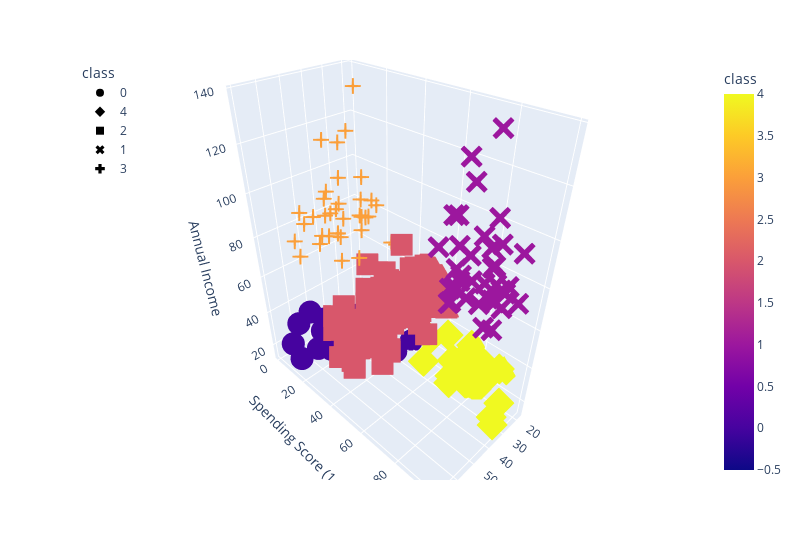

Write notebook code for a chart like this one.
### Code cell
# Plot the 3D-scatter with x="Annual Income", y="Spending Score (1-100)" and z="Age"
fig = px.scatter_3d(
    five_clusters,
    x="Age",
    y="Spending Score (1-100)",
    z="Annual Income",
    color="class",
    symbol="class",
    width=800,
)
fig.update_layout(legend=dict(x=0, y=1))
fig.show()

### Figure 1 — Plotly figure (JSON) as saved in the notebook; plotly's stock layout.template omitted (floating-point values rounded to 4 significant figures)
{"data": [{"hovertemplate": "class=%{marker.color}<br>Age=%{x}<br>Spending Score (1-100)=%{y}<br>Annual Income=%{z}<extra></extra>", "legendgroup": "0", "marker": {"color": [0, 0, 0, 0, 0, 0, 0, 0, 0, 0, 0, 0, 0, 0, 0, 0, 0, 0, 0, 0, 0, 0, 0], "coloraxis": "coloraxis", "symbol": "circle"}, "mode": "markers", "name": "0", "scene": "scene", "showlegend": true, "type": "scatter3d", "x": [19, 20, 31, 35, 64, 67, 58, 37, 35, 52, 35, 46, 54, 45, 40, 60, 53, 49, 42, 36, 65, 48, 49], "y": [39, 6, 40, 6, 3, 14, 15, 13, 35, 29, 35, 5, 14, 32, 31, 4, 4, 14, 17, 26, 35, 36, 28], "z": [15, 16, 17, 18, 19, 19, 20, 20, 21, 23, 24, 25, 28, 28, 29, 30, 33, 33, 34, 37, 38, 39, 39]}, {"hovertemplate": "class=%{marker.color}<br>Age=%{x}<br>Spending Score (1-100)=%{y}<br>Annual Income=%{z}<extra></extra>", "legendgroup": "4", "marker": {"color": [4, 4, 4, 4, 4, 4, 4, 4, 4, 4, 4, 4, 4, 4, 4, 4, 4, 4, 4, 4, 4, 4, 4], "coloraxis": "coloraxis", "symbol": "diamond"}, "mode": "markers", "name": "4", "scene": "scene", "showlegend": true, "type": "scatter3d", "x": [21, 23, 22, 23, 30, 35, 24, 22, 20, 35, 25, 31, 29, 35, 23, 21, 18, 21, 30, 20, 24, 31, 24], "y": [81, 77, 76, 94, 72, 99, 77, 79, 66, 98, 73, 73, 82, 61, 87, 73, 92, 81, 73, 75, 92, 61, 65], "z": [15, 16, 17, 18, 19, 19, 20, 20, 21, 23, 24, 25, 28, 28, 29, 30, 33, 33, 34, 37, 38, 39, 39]}, {"hovertemplate": "class=%{marker.color}<br>Age=%{x}<br>Spending Score (1-100)=%{y}<br>Annual Income=%{z}<extra></extra>", "legendgroup": "2", "marker": {"color": [2, 2, 2, 2, 2, 2, 2, 2, 2, 2, 2, 2, 2, 2, 2, 2, 2, 2, 2, 2, 2, 2, 2, 2, 2, 2, 2, 2, 2, 2, 2, 2, 2, 2, 2, 2, 2, 2, 2, 2, 2, 2, 2, 2, 2, 2, 2, 2, 2, 2, 2, 2, 2, 2, 2, 2, 2, 2, 2, 2, 2, 2, 2, 2, 2, 2, 2, 2, 2, 2, 2, 2, 2, 2, 2, 2, 2, 2, 2], "coloraxis": "coloraxis", "symbol": "square"}, "mode": "markers", "name": "2", "scene": "scene", "showlegend": true, "type": "scatter3d", "x": [50, 27, 29, 31, 49, 33, 31, 59, 50, 47, 51, 69, 27, 53, 70, 19, 67, 54, 63, 18, 43, 68, 19, 32, 70, 47, 60, 60, 59, 26, 45, 40, 23, 49, 57, 38, 67, 46, 21, 48, 55, 22, 34, 50, 68, 18, 48, 40, 32, 24, 47, 27, 48, 20, 23, 49, 67, 26, 49, 21, 66, 54, 68, 66, 65, 19, 38, 19, 18, 19, 63, 49, 51, 50, 27, 38, 40, 43, 28], "y": [55, 47, 42, 42, 52, 60, 54, 60, 45, 41, 50, 46, 51, 46, 56, 55, 52, 59, 51, 59, 50, 48, 59, 47, 55, 42, 49, 56, 47, 54, 53, 48, 52, 42, 51, 55, 41, 44, 57, 46, 58, 55, 60, 46, 55, 41, 49, 40, 42, 52, 47, 50, 42, 49, 41, 48, 59, 55, 56, 42, 50, 46, 43, 48, 52, 54, 42, 46, 48, 50, 43, 59, 43, 57, 56, 40, 58, 35, 40], "z": [40, 40, 40, 40, 42, 42, 43, 43, 43, 43, 44, 44, 46, 46, 46, 46, 47, 47, 48, 48, 48, 48, 48, 48, 49, 49, 50, 50, 54, 54, 54, 54, 54, 54, 54, 54, 54, 54, 54, 54, 57, 57, 58, 58, 59, 59, 60, 60, 60, 60, 60, 60, 61, 61, 62, 62, 62, 62, 62, 62, 63, 63, 63, 63, 63, 63, 64, 64, 65, 65, 65, 65, 67, 67, 67, 67, 69, 71, 76]}, {"hovertemplate": "class=%{marker.color}<br>Age=%{x}<br>Spending Score (1-100)=%{y}<br>Annual Income=%{z}<extra></extra>", "legendgroup": "1", "marker": {"color": [1, 1, 1, 1, 1, 1, 1, 1, 1, 1, 1, 1, 1, 1, 1, 1, 1, 1, 1, 1, 1, 1, 1, 1, 1, 1, 1, 1, 1, 1, 1, 1, 1, 1, 1, 1, 1, 1, 1], "coloraxis": "coloraxis", "symbol": "x"}, "mode": "markers", "name": "1", "scene": "scene", "showlegend": true, "type": "scatter3d", "x": [39, 31, 40, 38, 39, 31, 29, 32, 35, 32, 32, 28, 32, 34, 39, 38, 27, 30, 30, 29, 31, 36, 33, 32, 28, 36, 30, 27, 35, 32, 29, 30, 28, 36, 32, 38, 35, 32, 30], "y": [91, 77, 95, 75, 75, 71, 88, 73, 72, 93, 87, 97, 74, 90, 88, 76, 89, 78, 73, 83, 93, 75, 95, 63, 75, 92, 86, 69, 90, 86, 88, 97, 68, 85, 69, 91, 79, 74, 83], "z": [69, 70, 71, 71, 71, 72, 73, 73, 74, 75, 76, 77, 77, 78, 78, 78, 78, 78, 78, 79, 81, 85, 86, 87, 87, 87, 88, 88, 93, 97, 98, 99, 101, 103, 103, 113, 120, 126, 137]}, {"hovertemplate": "class=%{marker.color}<br>Age=%{x}<br>Spending Score (1-100)=%{y}<br>Annual Income=%{z}<extra></extra>", "legendgroup": "3", "marker": {"color": [3, 3, 3, 3, 3, 3, 3, 3, 3, 3, 3, 3, 3, 3, 3, 3, 3, 3, 3, 3, 3, 3, 3, 3, 3, 3, 3, 3, 3, 3, 3, 3, 3, 3, 3, 3], "coloraxis": "coloraxis", "symbol": "cross"}, "mode": "markers", "name": "3", "scene": "scene", "showlegend": true, "type": "scatter3d", "x": [23, 59, 47, 25, 20, 44, 19, 57, 25, 48, 34, 43, 44, 47, 37, 34, 56, 19, 50, 42, 36, 40, 36, 52, 58, 59, 37, 46, 41, 54, 41, 34, 33, 47, 45, 32], "y": [29, 11, 9, 34, 5, 7, 10, 5, 12, 36, 22, 17, 20, 16, 1, 1, 35, 5, 26, 20, 27, 13, 10, 13, 15, 14, 32, 15, 39, 24, 17, 23, 8, 16, 28, 18], "z": [70, 71, 71, 72, 73, 73, 74, 75, 77, 77, 78, 78, 78, 78, 78, 78, 79, 81, 85, 86, 87, 87, 87, 88, 88, 93, 97, 98, 99, 101, 103, 103, 113, 120, 126, 137]}], "layout": {"coloraxis": {"colorbar": {"title": {"text": "class"}}, "colorscale": [[0, "#0d0887"], [0.1111, "#46039f"], [0.2222, "#7201a8"], [0.3333, "#9c179e"], [0.4444, "#bd3786"], [0.5556, "#d8576b"], [0.6667, "#ed7953"], [0.7778, "#fb9f3a"], [0.8889, "#fdca26"], [1, "#f0f921"]]}, "legend": {"title": {"text": "class"}, "tracegroupgap": 0, "x": 0, "y": 1}, "margin": {"t": 60}, "scene": {"domain": {"x": [0, 1], "y": [0, 1]}, "xaxis": {"title": {"text": "Age"}}, "yaxis": {"title": {"text": "Spending Score (1-100)"}}, "zaxis": {"title": {"text": "Annual Income"}}}, "width": 800}}
